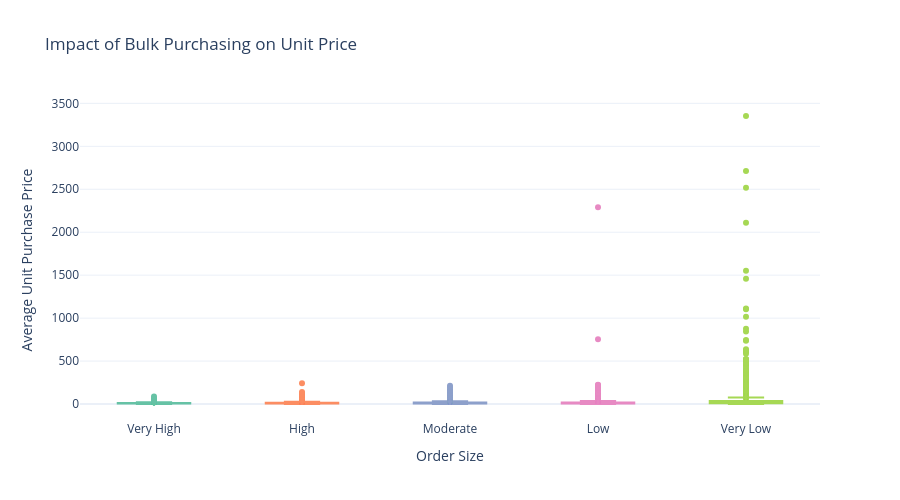

Notebook code for this chart:
### Code cell
import plotly.express as px

fig = px.box(
    df,
    x="OrderSize",
    y="UnitPurchasePrice",
    color="OrderSize",
    color_discrete_sequence=px.colors.qualitative.Set2,
    title="Impact of Bulk Purchasing on Unit Price",
    labels={
        "OrderSize": "Order Size",
        "UnitPurchasePrice": "Average Unit Purchase Price"
    },
    points="outliers"   # Options: "all", "outliers", False
)

fig.update_layout(
    template="plotly_white",
    xaxis_title="Order Size",
    yaxis_title="Average Unit Purchase Price",
    showlegend=False,
    width=900,
    height=500
)

fig.show()

### Figure 1 — Plotly figure (JSON) as saved in the notebook; plotly's stock layout.template omitted (floating-point values rounded to 4 significant figures; data arrays with more than 128 entries replaced by an {"elided": "..."} marker saying what was removed)
{"data": [{"alignmentgroup": "True", "boxpoints": "outliers", "hovertemplate": "Order Size=%{x}<br>Average Unit Purchase Price=%{y}<extra></extra>", "legendgroup": "Very High", "marker": {"color": "rgb(102,194,165)"}, "name": "Very High", "notched": false, "offsetgroup": "Very High", "orientation": "v", "showlegend": true, "type": "box", "x": {"elided": "1713 str values"}, "x0": " ", "xaxis": "x", "y": {"elided": "1713 float values"}, "y0": " ", "yaxis": "y"}, {"alignmentgroup": "True", "boxpoints": "outliers", "hovertemplate": "Order Size=%{x}<br>Average Unit Purchase Price=%{y}<extra></extra>", "legendgroup": "High", "marker": {"color": "rgb(252,141,98)"}, "name": "High", "notched": false, "offsetgroup": "High", "orientation": "v", "showlegend": true, "type": "box", "x": {"elided": "1712 str values"}, "x0": " ", "xaxis": "x", "y": {"elided": "1712 float values"}, "y0": " ", "yaxis": "y"}, {"alignmentgroup": "True", "boxpoints": "outliers", "hovertemplate": "Order Size=%{x}<br>Average Unit Purchase Price=%{y}<extra></extra>", "legendgroup": "Moderate", "marker": {"color": "rgb(141,160,203)"}, "name": "Moderate", "notched": false, "offsetgroup": "Moderate", "orientation": "v", "showlegend": true, "type": "box", "x": {"elided": "1703 str values"}, "x0": " ", "xaxis": "x", "y": {"elided": "1703 float values"}, "y0": " ", "yaxis": "y"}, {"alignmentgroup": "True", "boxpoints": "outliers", "hovertemplate": "Order Size=%{x}<br>Average Unit Purchase Price=%{y}<extra></extra>", "legendgroup": "Low", "marker": {"color": "rgb(231,138,195)"}, "name": "Low", "notched": false, "offsetgroup": "Low", "orientation": "v", "showlegend": true, "type": "box", "x": {"elided": "1716 str values"}, "x0": " ", "xaxis": "x", "y": {"elided": "1716 float values"}, "y0": " ", "yaxis": "y"}, {"alignmentgroup": "True", "boxpoints": "outliers", "hovertemplate": "Order Size=%{x}<br>Average Unit Purchase Price=%{y}<extra></extra>", "legendgroup": "Very Low", "marker": {"color": "rgb(166,216,84)"}, "name": "Very Low", "notched": false, "offsetgroup": "Very Low", "orientation": "v", "showlegend": true, "type": "box", "x": {"elided": "1720 str values"}, "x0": " ", "xaxis": "x", "y": {"elided": "1720 float values"}, "y0": " ", "yaxis": "y"}], "layout": {"boxmode": "overlay", "height": 500, "legend": {"title": {"text": "Order Size"}, "tracegroupgap": 0}, "showlegend": false, "title": {"text": "Impact of Bulk Purchasing on Unit Price"}, "width": 900, "xaxis": {"anchor": "y", "categoryarray": ["Very High", "High", "Moderate", "Low", "Very Low"], "categoryorder": "array", "domain": [0, 1], "title": {"text": "Order Size"}}, "yaxis": {"anchor": "x", "domain": [0, 1], "title": {"text": "Average Unit Purchase Price"}}}}
